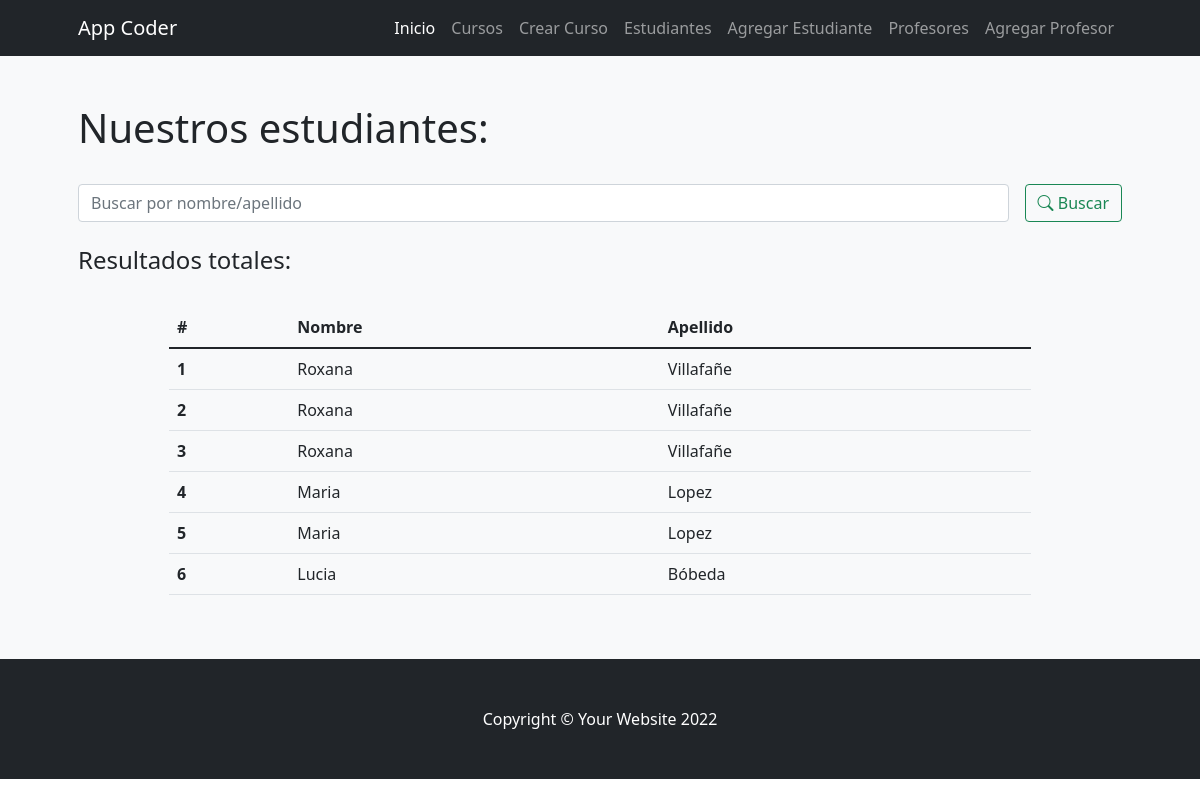
Page /coderapp/estudiantes/ on the committed database.
### ProyectoCoderApp/models.py (models this page shows)
class Estudiante(models.Model):
    nombre = models.CharField(max_length=30) # Texto
    apellido = models.CharField(max_length=30) # Texto
    email = models.EmailField(blank=True, null=True) # Email - Opcional

### ProyectoCoderApp/views.py (the view)
# urls.py: path('estudiantes/', estudiantes, name="estudiantes"),
def estudiantes(request):
    if request.method == "POST":
        search = request.POST["search"]
        if search !="":
            estudiantes = Estudiante.objects.filter( Q(nombre__icontains=search) | Q(apellido__icontains=search)).values()
            return render(request, "ProyectoCoderApp/estudiantes.html", {"estudiantes":estudiantes, "search":True, "busqueda":search})
    estudiantes = Estudiante.objects.all()
    return render(request,"ProyectoCoderApp/estudiantes.html",{"estudiantes":estudiantes})

### ProyectoCoderApp/templates/ProyectoCoderApp/estudiantes.html (shortened to what this page needs)
{% extends 'ProyectoCoderApp/base.html' %}
{% load static %}
{% block contenidoPagina %}
<section class="bg-light py-5">
    <div class="container px-5">
        <h1>Nuestros estudiantes:</h1>
        <br>
        <div class="row gx-5 justify-content-center">
            <div class="col-lg-12">
                <form class="d-flex my-2 my-lg-0" action="" method="post">
                    <input class="flex-grow-0 form-control mr-sm-2" type="search" name="search" placeholder="Buscar por nombre/apellido" aria-label="Search">
                    <button class="btn btn-outline-success text-nowrap ms-3 my-2 my-sm-0" type="submit"> <i class="bi bi-search"></i> Buscar</button>
                </form>
            </div>
        </div>
        <br>
        <h4>Resultados
            {% if search %}
                para "{{busqueda}}":
            {% else %}
                totales:
            {% endif %}
        </h4>
        <br>
        <div class="row gx-5 justify-content-center">
            <div class="col-lg-10 table-responsive">
                <table class="table table-theme">
                    <thead>
                        <tr>
                            <th scope="col">#</th>
                            <th scope="col">Nombre</th>
                            <th scope="col">Apellido</th>
                        </tr>
                    </thead>
                    <tbody>
                        {% for estudiante in estudiantes %}
                            <tr>
                                <th scope="row">{{forloop.counter}}</th>
                                <td>{{estudiante.nombre}}</td>
                                <td>{{estudiante.apellido}}</td>
                            </tr>
                        {% endfor %}
                    </tbody>
                </table>
            </div>
        </div>
    </div>
</section>
{% endblock %}

### ProyectoCoderApp/templates/ProyectoCoderApp/base.html (shortened to what this page needs)
{% load static %}
<!DOCTYPE html>
<html lang="es">
    <head>
        <link href="https://cdn.jsdelivr.net/npm/bootstrap-icons@1.4.1/font/bootstrap-icons.css" rel="stylesheet" />
        <link href="{% static 'css/styles.css' %}" rel="stylesheet" />
    </head>
    <body>
        <nav class="navbar navbar-expand-lg navbar-dark bg-dark">
            <div class="container px-5">
                <a class="navbar-brand" href="{% url 'inicio' %}">App Coder</a>
                <div class="collapse navbar-collapse" id="navbarSupportedContent">
                    <ul class="navbar-nav ms-auto mb-2 mb-lg-0">
                        <li class="nav-item"><a class="nav-link active" aria-current="page" href="{% url 'inicio' %}">Inicio</a></li>
                        <li class="nav-item"><a class="nav-link" href="{% url 'cursos' %}">Cursos</a></li>
                        <li class="nav-item"><a class="nav-link" href="{% url 'crear_curso' %}">Crear Curso</a></li>
                        <li class="nav-item"><a class="nav-link" href="{% url 'estudiantes' %}">Estudiantes</a></li>
                        <li class="nav-item"><a class="nav-link" href="{% url 'agregar_estudiante' %}">Agregar Estudiante</a></li>
                        <li class="nav-item"><a class="nav-link" href="{% url 'profesores' %}">Profesores</a></li>
                        <li class="nav-item"><a class="nav-link" href="{% url 'agregar_profesor' %}">Agregar Profesor</a></li>
                    </ul>
                </div>
            </div>
        </nav>
        {% block contenidoPagina %}{% endblock %}
        <footer class="py-5 bg-dark">
            <div class="container px-5"><p class="m-0 text-center text-white">Copyright &copy; Your Website 2022</p></div>
        </footer>
    </body>
</html>

### rows in the picture
Estudiante: nombre "Roxana", apellido "Villafañe"
Estudiante: nombre "Roxana", apellido "Villafañe"
Estudiante: nombre "Roxana", apellido "Villafañe"
Estudiante: nombre "Maria", apellido "Lopez"
Estudiante: nombre "Maria", apellido "Lopez"
Estudiante: nombre "Lucia", apellido "Bóbeda"
